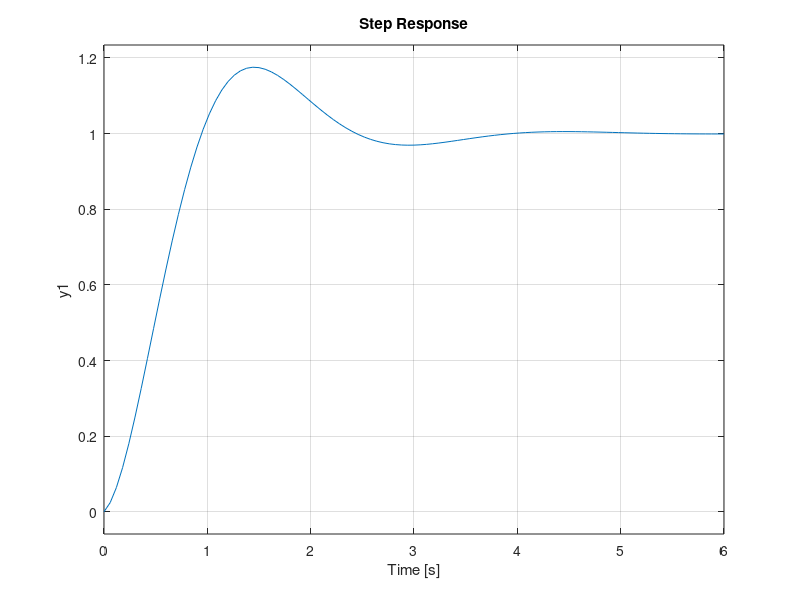

Source code (MATLAB): (Note: this script raises an error after producing the figure.)
clear, clc

A = [-0.09 0.92; -0.08 0.05];
B = [0.01; 0.96];
C = [0.97 0.03];
D = [0.00];
K = [6.21 2.32];

% syms t

kRef = inv(-C*inv(A-B*K)*B);
Am = A-B*K;
Bm = B*kRef;
Cm = C;
sys = ss(Am,Bm,Cm,D);
step(sys)
figure(1)
S1 = stepinfo(sys)
